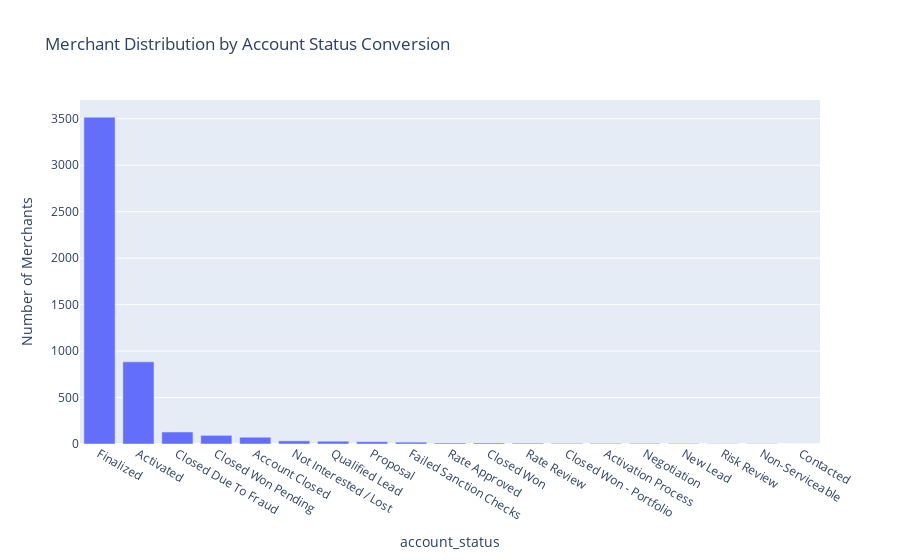

Notebook code cell kept with this figure:
### Markdown cell above
# 3. Merchant Distribution with Status Conversion

### Code cell
# Count merchants per conversion
sector_counts = df_clean['account_status'].value_counts().reset_index()

# Rename columns clearly
sector_counts.columns = ['account_status', 'count']

# Plot with Plotly
px.bar(
    sector_counts,
    x='account_status',
    y='count',
    title="Merchant Distribution by Account Status Conversion",
    labels={'sector': 'Sector', 'count': 'Number of Merchants'}
)

### Figure 1 — Plotly figure (JSON) as saved in the notebook; plotly's stock layout.template omitted (floating-point values rounded to 4 significant figures)
{"data": [{"hovertemplate": "account_status=%{x}<br>Number of Merchants=%{y}<extra></extra>", "legendgroup": "", "marker": {"color": "#636efa", "pattern": {"shape": ""}}, "name": "", "orientation": "v", "showlegend": false, "textposition": "auto", "type": "bar", "x": ["Finalized", "Activated", "Closed Due To Fraud", "Closed Won Pending", "Account Closed", "Not Interested / Lost", "Qualified Lead", "Proposal", "Failed Sanction Checks", "Rate Approved", "Closed Won", "Rate Review", "Closed Won - Portfolio", "Activation Process", "Negotiation", "New Lead", "Risk Review", "Non-Serviceable", "Contacted"], "xaxis": "x", "y": [3517, 884, 129, 93, 73, 34, 30, 25, 20, 11, 11, 9, 7, 7, 7, 6, 3, 3, 1], "yaxis": "y"}], "layout": {"barmode": "relative", "legend": {"tracegroupgap": 0}, "title": {"text": "Merchant Distribution by Account Status Conversion"}, "xaxis": {"anchor": "y", "domain": [0, 1], "title": {"text": "account_status"}}, "yaxis": {"anchor": "x", "domain": [0, 1], "title": {"text": "Number of Merchants"}}}}
